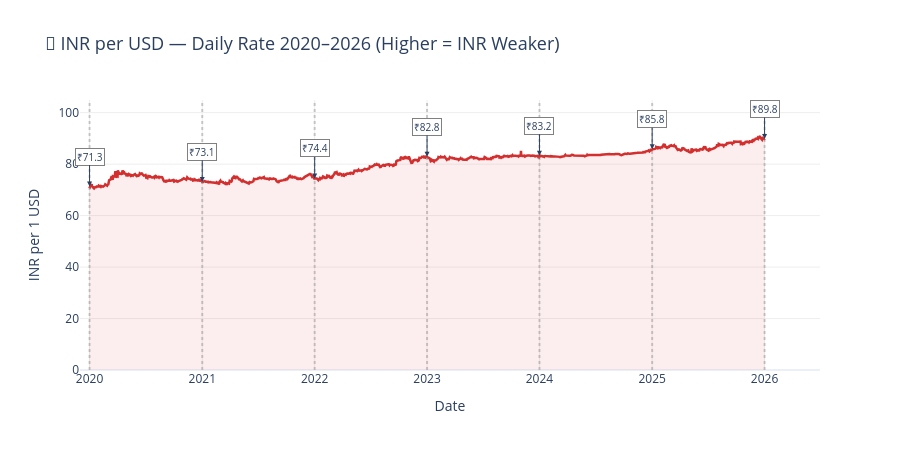

Write notebook code for a chart like this one.
### Code cell
# ── Graph 6: INR/USD rate over the full period (to see depreciation trend) ──
fig = go.Figure()
fig.add_trace(go.Scatter(
    x=inr_series.index,
    y=inr_series.values,
    line=dict(color='#D32F2F', width=2.5),
    fill='tozeroy',
    fillcolor='rgba(211,47,47,0.08)',
    name='INR per USD'
))

# Mark each 1-Jan
for year in YEARS + [2026]:
    rate = get_rate(inr_series, f'{year}-01-01')
    fig.add_vline(x=f'{year}-01-01', line_dash='dot', line_color='gray', opacity=0.4)
    fig.add_annotation(x=f'{year}-01-01', y=rate, text=f'₹{rate:.1f}',
                       showarrow=True, arrowhead=2, ax=0, ay=-30,
                       font=dict(size=10), bgcolor='white', bordercolor='gray')

fig.update_layout(
    title=dict(text='💸 INR per USD — Daily Rate 2020–2026 (Higher = INR Weaker)', font=dict(size=18)),
    xaxis_title='Date',
    yaxis_title='INR per 1 USD',
    height=450,
    plot_bgcolor='rgba(0,0,0,0)',
    yaxis=dict(gridcolor='#eee'),
    xaxis=dict(gridcolor='#eee', range=['2019-12-01', '2026-06-30'])
)
fig.show()

### Figure 1 — Plotly figure (JSON) as saved in the notebook; plotly's stock layout.template omitted (floating-point values rounded to 4 significant figures; data arrays with more than 128 entries replaced by an {"elided": "..."} marker saying what was removed)
{"data": [{"fill": "tozeroy", "fillcolor": "rgba(211,47,47,0.08)", "line": {"color": "#D32F2F", "width": 2.5}, "name": "INR per USD", "type": "scatter", "x": {"elided": "1565 str values"}, "y": {"elided": "1565 float values"}}], "layout": {"annotations": [{"arrowhead": 2, "ax": 0, "ay": -30, "bgcolor": "white", "bordercolor": "gray", "font": {"size": 10}, "showarrow": true, "text": "₹71.3", "x": "2020-01-01", "y": 71.28}, {"arrowhead": 2, "ax": 0, "ay": -30, "bgcolor": "white", "bordercolor": "gray", "font": {"size": 10}, "showarrow": true, "text": "₹73.1", "x": "2021-01-01", "y": 73.09}, {"arrowhead": 2, "ax": 0, "ay": -30, "bgcolor": "white", "bordercolor": "gray", "font": {"size": 10}, "showarrow": true, "text": "₹74.4", "x": "2022-01-01", "y": 74.43}, {"arrowhead": 2, "ax": 0, "ay": -30, "bgcolor": "white", "bordercolor": "gray", "font": {"size": 10}, "showarrow": true, "text": "₹82.8", "x": "2023-01-01", "y": 82.84}, {"arrowhead": 2, "ax": 0, "ay": -30, "bgcolor": "white", "bordercolor": "gray", "font": {"size": 10}, "showarrow": true, "text": "₹83.2", "x": "2024-01-01", "y": 83.25}, {"arrowhead": 2, "ax": 0, "ay": -30, "bgcolor": "white", "bordercolor": "gray", "font": {"size": 10}, "showarrow": true, "text": "₹85.8", "x": "2025-01-01", "y": 85.79}, {"arrowhead": 2, "ax": 0, "ay": -30, "bgcolor": "white", "bordercolor": "gray", "font": {"size": 10}, "showarrow": true, "text": "₹89.8", "x": "2026-01-01", "y": 89.77}], "height": 450, "plot_bgcolor": "rgba(0,0,0,0)", "shapes": [{"line": {"color": "gray", "dash": "dot"}, "opacity": 0.4, "type": "line", "x0": "2020-01-01", "x1": "2020-01-01", "xref": "x", "y0": 0, "y1": 1, "yref": "y domain"}, {"line": {"color": "gray", "dash": "dot"}, "opacity": 0.4, "type": "line", "x0": "2021-01-01", "x1": "2021-01-01", "xref": "x", "y0": 0, "y1": 1, "yref": "y domain"}, {"line": {"color": "gray", "dash": "dot"}, "opacity": 0.4, "type": "line", "x0": "2022-01-01", "x1": "2022-01-01", "xref": "x", "y0": 0, "y1": 1, "yref": "y domain"}, {"line": {"color": "gray", "dash": "dot"}, "opacity": 0.4, "type": "line", "x0": "2023-01-01", "x1": "2023-01-01", "xref": "x", "y0": 0, "y1": 1, "yref": "y domain"}, {"line": {"color": "gray", "dash": "dot"}, "opacity": 0.4, "type": "line", "x0": "2024-01-01", "x1": "2024-01-01", "xref": "x", "y0": 0, "y1": 1, "yref": "y domain"}, {"line": {"color": "gray", "dash": "dot"}, "opacity": 0.4, "type": "line", "x0": "2025-01-01", "x1": "2025-01-01", "xref": "x", "y0": 0, "y1": 1, "yref": "y domain"}, {"line": {"color": "gray", "dash": "dot"}, "opacity": 0.4, "type": "line", "x0": "2026-01-01", "x1": "2026-01-01", "xref": "x", "y0": 0, "y1": 1, "yref": "y domain"}], "title": {"font": {"size": 18}, "text": "💸 INR per USD — Daily Rate 2020–2026 (Higher = INR Weaker)"}, "xaxis": {"gridcolor": "#eee", "range": ["2019-12-01", "2026-06-30"], "title": {"text": "Date"}}, "yaxis": {"gridcolor": "#eee", "title": {"text": "INR per 1 USD"}}}}
